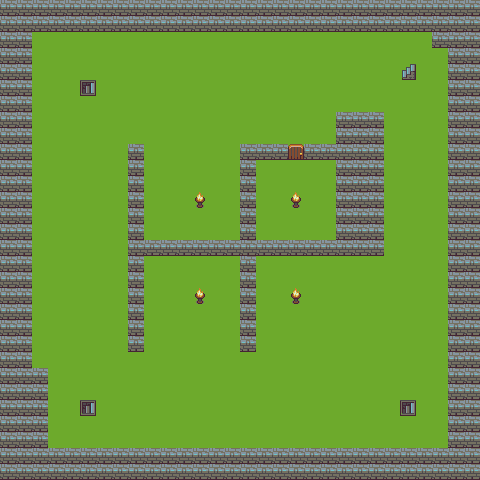

Tiled map render using the project's own tile images. Description and the whole map definition, tile-layer contents included, below:
An orthogonal 30x30 tile map with 16x16 px tiles, 3 tile layers (floor, object, chara).

<map version="1.0" tiledversion="1.0.3" orientation="orthogonal" renderorder="right-down" width="30" height="30" tilewidth="16" tileheight="16" nextobjectid="1">
 <tileset firstgid="1" source="ghost_map.tsx" />
 <layer name="floor" width="30" height="30">
  <data encoding="csv">
12,12,12,12,12,12,12,12,12,12,12,12,12,12,12,12,12,12,12,12,12,12,12,12,12,12,12,12,12,12,
12,12,12,12,12,12,12,12,12,12,12,12,12,12,12,12,12,12,12,12,12,12,12,12,12,12,12,12,12,12,
12,12,12,12,12,12,12,12,12,12,12,12,12,12,12,12,12,12,12,12,12,12,12,12,12,12,12,12,12,12,
12,12,12,12,12,12,12,12,12,12,12,12,12,12,12,12,12,12,12,12,12,12,12,12,12,12,12,12,12,12,
12,12,12,12,12,12,12,12,12,12,12,12,12,12,12,12,12,12,12,12,12,12,12,12,12,12,12,12,12,12,
12,12,12,12,12,12,12,12,12,12,12,12,12,12,12,12,12,12,12,12,12,12,12,12,12,12,12,12,12,12,
12,12,12,12,12,12,12,12,12,12,12,12,12,12,12,12,12,12,12,12,12,12,12,12,12,12,12,12,12,12,
12,12,12,12,12,12,12,12,12,12,12,12,12,12,12,12,12,12,12,12,12,12,12,12,12,12,12,12,12,12,
12,12,12,12,12,12,12,12,12,12,12,12,12,12,12,12,12,12,12,12,12,12,12,12,12,12,12,12,12,12,
12,12,12,12,12,12,12,12,12,12,12,12,12,12,12,12,12,12,12,12,12,12,12,12,12,12,12,12,12,12,
12,12,12,12,12,12,12,12,12,12,12,12,12,12,12,12,12,12,12,12,12,12,12,12,12,12,12,12,12,12,
12,12,12,12,12,12,12,12,12,12,12,12,12,12,12,12,12,12,12,12,12,12,12,12,12,12,12,12,12,12,
12,12,12,12,12,12,12,12,12,12,12,12,12,12,12,12,12,12,12,12,12,12,12,12,12,12,12,12,12,12,
12,12,12,12,12,12,12,12,12,12,12,12,12,12,12,12,12,12,12,12,12,12,12,12,12,12,12,12,12,12,
12,12,12,12,12,12,12,12,12,12,12,12,12,12,12,12,12,12,12,12,12,12,12,12,12,12,12,12,12,12,
12,12,12,12,12,12,12,12,12,12,12,12,12,12,12,12,12,12,12,12,12,12,12,12,12,12,12,12,12,12,
12,12,12,12,12,12,12,12,12,12,12,12,12,12,12,12,12,12,12,12,12,12,12,12,12,12,12,12,12,12,
12,12,12,12,12,12,12,12,12,12,12,12,12,12,12,12,12,12,12,12,12,12,12,12,12,12,12,12,12,12,
12,12,12,12,12,12,12,12,12,12,12,12,12,12,12,12,12,12,12,12,12,12,12,12,12,12,12,12,12,12,
12,12,12,12,12,12,12,12,12,12,12,12,12,12,12,12,12,12,12,12,12,12,12,12,12,12,12,12,12,12,
12,12,12,12,12,12,12,12,12,12,12,12,12,12,12,12,12,12,12,12,12,12,12,12,12,12,12,12,12,12,
12,12,12,12,12,12,12,12,12,12,12,12,12,12,12,12,12,12,12,12,12,12,12,12,12,12,12,12,12,12,
12,12,12,12,12,12,12,12,12,12,12,12,12,12,12,12,12,12,12,12,12,12,12,12,12,12,12,12,12,12,
12,12,12,12,12,12,12,12,12,12,12,12,12,12,12,12,12,12,12,12,12,12,12,12,12,12,12,12,12,12,
12,12,12,12,12,12,12,12,12,12,12,12,12,12,12,12,12,12,12,12,12,12,12,12,12,12,12,12,12,12,
12,12,12,12,12,12,12,12,12,12,12,12,12,12,12,12,12,12,12,12,12,12,12,12,12,12,12,12,12,12,
12,12,12,12,12,12,12,12,12,12,12,12,12,12,12,12,12,12,12,12,12,12,12,12,12,12,12,12,12,12,
12,12,12,12,12,12,12,12,12,12,12,12,12,12,12,12,12,12,12,12,12,12,12,12,12,12,12,12,12,12,
12,12,12,12,12,12,12,12,12,12,12,12,12,12,12,12,12,12,12,12,12,12,12,12,12,12,12,12,12,12,
12,12,12,12,12,12,12,12,12,12,12,12,12,12,12,12,12,12,12,12,12,12,12,12,12,12,12,12,12,12
</data>
 </layer>
 <layer name="object" width="30" height="30">
  <data encoding="csv">
3,3,3,3,3,3,3,3,3,3,3,3,3,3,3,3,3,3,3,3,3,3,3,3,3,3,3,3,3,3,
3,3,3,3,3,3,3,3,3,3,3,3,3,3,3,3,3,3,3,3,3,3,3,3,3,3,3,3,3,3,
3,3,0,0,0,0,0,0,0,0,0,0,0,0,0,0,0,0,0,0,0,0,0,0,0,0,0,3,3,3,
3,3,0,0,0,0,0,0,0,0,0,0,0,0,0,0,0,0,0,0,0,0,0,0,0,0,0,0,3,3,
3,3,0,0,0,0,0,0,0,0,0,0,0,0,0,0,0,0,0,0,0,0,0,0,0,57,0,0,3,3,
3,3,0,0,0,58,0,0,0,0,0,0,0,0,0,0,0,0,0,0,0,0,0,0,0,0,0,0,3,3,
3,3,0,0,0,0,0,0,0,0,0,0,0,0,0,0,0,0,0,0,0,0,0,0,0,0,0,0,3,3,
3,3,0,0,0,0,0,0,0,0,0,0,0,0,0,0,0,0,0,0,0,3,3,3,0,0,0,0,3,3,
3,3,0,0,0,0,0,0,0,0,0,0,0,0,0,0,0,0,0,0,0,3,3,3,0,0,0,0,3,3,
3,3,0,0,0,0,0,0,3,0,0,0,0,0,0,3,3,3,49,3,3,3,3,3,0,0,0,0,3,3,
3,3,0,0,0,0,0,0,3,0,0,0,0,0,0,3,0,0,0,0,0,3,3,3,0,0,0,0,3,3,
3,3,0,0,0,0,0,0,3,0,0,0,0,0,0,3,0,0,0,0,0,3,3,3,0,0,0,0,3,3,
3,3,0,0,0,0,0,0,3,0,0,0,0,0,0,3,0,0,0,0,0,3,3,3,0,0,0,0,3,3,
3,3,0,0,0,0,0,0,3,0,0,0,0,0,0,3,0,0,0,0,0,3,3,3,0,0,0,0,3,3,
3,3,0,0,0,0,0,0,3,0,0,0,0,0,0,3,0,0,0,0,0,3,3,3,0,0,0,0,3,3,
3,3,0,0,0,0,0,0,3,3,3,3,3,3,3,3,3,3,3,3,3,3,3,3,0,0,0,0,3,3,
3,3,0,0,0,0,0,0,3,0,0,0,0,0,0,3,0,0,0,0,0,0,0,0,0,0,0,0,3,3,
3,3,0,0,0,0,0,0,3,0,0,0,0,0,0,3,0,0,0,0,0,0,0,0,0,0,0,0,3,3,
3,3,0,0,0,0,0,0,3,0,0,0,0,0,0,3,0,0,0,0,0,0,0,0,0,0,0,0,3,3,
3,3,0,0,0,0,0,0,3,0,0,0,0,0,0,3,0,0,0,0,0,0,0,0,0,0,0,0,3,3,
3,3,0,0,0,0,0,0,3,0,0,0,0,0,0,3,0,0,0,0,0,0,0,0,0,0,0,0,3,3,
3,3,0,0,0,0,0,0,3,0,0,0,0,0,0,3,0,0,0,0,0,0,0,0,0,0,0,0,3,3,
3,3,0,0,0,0,0,0,0,0,0,0,0,0,0,0,0,0,0,0,0,0,0,0,0,0,0,0,3,3,
3,3,3,0,0,0,0,0,0,0,0,0,0,0,0,0,0,0,0,0,0,0,0,0,0,0,0,0,3,3,
3,3,3,0,0,0,0,0,0,0,0,0,0,0,0,0,0,0,0,0,0,0,0,0,0,0,0,0,3,3,
3,3,3,0,0,58,0,0,0,0,0,0,0,0,0,0,0,0,0,0,0,0,0,0,0,58,0,0,3,3,
3,3,3,0,0,0,0,0,0,0,0,0,0,0,0,0,0,0,0,0,0,0,0,0,0,0,0,0,3,3,
3,3,3,0,0,0,0,0,0,0,0,0,0,0,0,0,0,0,0,0,0,0,0,0,0,0,0,0,3,3,
3,3,3,3,3,3,3,3,3,3,3,3,3,3,3,3,3,3,3,3,3,3,3,3,3,3,3,3,3,3,
3,3,3,3,3,3,3,3,3,3,3,3,3,3,3,3,3,3,3,3,3,3,3,3,3,3,3,3,3,3
</data>
 </layer>
 <layer name="chara" width="30" height="30">
  <data encoding="csv">
0,0,0,0,0,0,0,0,0,0,0,0,0,0,0,0,0,0,0,0,0,0,0,0,0,0,0,0,0,0,
0,0,0,0,0,0,0,0,0,0,0,0,0,0,0,0,0,0,0,0,0,0,0,0,0,0,0,0,0,0,
0,0,0,0,0,0,0,0,0,0,0,0,0,0,0,0,0,0,0,0,0,0,0,0,0,0,0,0,0,0,
0,0,0,0,0,0,0,0,0,0,0,0,0,0,0,0,0,0,0,0,0,0,0,0,0,0,0,0,0,0,
0,0,0,0,0,0,0,0,0,0,0,0,0,0,0,0,0,0,0,0,0,0,0,0,0,0,0,0,0,0,
0,0,0,0,0,0,0,0,0,0,0,0,0,0,0,0,0,0,0,0,0,0,0,0,0,0,0,0,0,0,
0,0,0,0,0,0,0,0,0,0,0,0,0,0,0,0,0,0,0,0,0,0,0,0,0,0,0,0,0,0,
0,0,0,0,0,0,0,0,0,0,0,0,0,0,0,0,0,0,0,0,0,0,0,0,0,0,0,0,0,0,
0,0,0,0,0,0,0,0,0,0,0,0,0,0,0,0,0,0,0,0,0,0,0,0,0,0,0,0,0,0,
0,0,0,0,0,0,0,0,0,0,0,0,0,0,0,0,0,0,0,0,0,0,0,0,0,0,0,0,0,0,
0,0,0,0,0,0,0,0,0,0,0,0,0,0,0,0,0,0,0,0,0,0,0,0,0,0,0,0,0,0,
0,0,0,0,0,0,0,0,0,0,0,0,0,0,0,0,0,0,0,0,0,0,0,0,0,0,0,0,0,0,
0,0,0,0,0,0,0,0,0,0,0,0,61,0,0,0,0,0,61,0,0,0,0,0,0,0,0,0,0,0,
0,0,0,0,0,0,0,0,0,0,0,0,0,0,0,0,0,0,0,0,0,0,0,0,0,0,0,0,0,0,
0,0,0,0,0,0,0,0,0,0,0,0,0,0,0,0,0,0,0,0,0,0,0,0,0,0,0,0,0,0,
0,0,0,0,0,0,0,0,0,0,0,0,0,0,0,0,0,0,0,0,0,0,0,0,0,0,0,0,0,0,
0,0,0,0,0,0,0,0,0,0,0,0,0,0,0,0,0,0,0,0,0,0,0,0,0,0,0,0,0,0,
0,0,0,0,0,0,0,0,0,0,0,0,0,0,0,0,0,0,0,0,0,0,0,0,0,0,0,0,0,0,
0,0,0,0,0,0,0,0,0,0,0,0,61,0,0,0,0,0,61,0,0,0,0,0,0,0,0,0,0,0,
0,0,0,0,0,0,0,0,0,0,0,0,0,0,0,0,0,0,0,0,0,0,0,0,0,0,0,0,0,0,
0,0,0,0,0,0,0,0,0,0,0,0,0,0,0,0,0,0,0,0,0,0,0,0,0,0,0,0,0,0,
0,0,0,0,0,0,0,0,0,0,0,0,0,0,0,0,0,0,0,0,0,0,0,0,0,0,0,0,0,0,
0,0,0,0,0,0,0,0,0,0,0,0,0,0,0,0,0,0,0,0,0,0,0,0,0,0,0,0,0,0,
0,0,0,0,0,0,0,0,0,0,0,0,0,0,0,0,0,0,0,0,0,0,0,0,0,0,0,0,0,0,
0,0,0,0,0,0,0,0,0,0,0,0,0,0,0,0,0,0,0,0,0,0,0,0,0,0,0,0,0,0,
0,0,0,0,0,0,0,0,0,0,0,0,0,0,0,0,0,0,0,0,0,0,0,0,0,0,0,0,0,0,
0,0,0,0,0,0,0,0,0,0,0,0,0,0,0,0,0,0,0,0,0,0,0,0,0,0,0,0,0,0,
0,0,0,0,0,0,0,0,0,0,0,0,0,0,0,0,0,0,0,0,0,0,0,0,0,0,0,0,0,0,
0,0,0,0,0,0,0,0,0,0,0,0,0,0,0,0,0,0,0,0,0,0,0,0,0,0,0,0,0,0,
0,0,0,0,0,0,0,0,0,0,0,0,0,0,0,0,0,0,0,0,0,0,0,0,0,0,0,0,0,0
</data>
 </layer>
</map>
